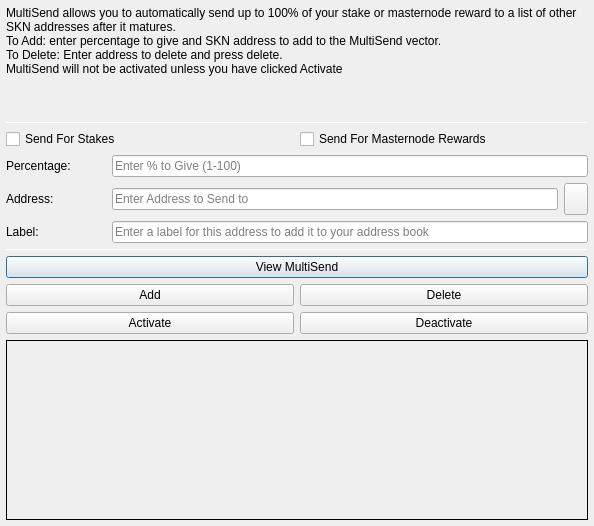
<?xml version="1.0" encoding="UTF-8"?>
<ui version="4.0">
 <class>MultiSendDialog</class>
 <widget class="QDialog" name="MultiSendDialog">
  <property name="windowModality">
   <enum>Qt::NonModal</enum>
  </property>
  <property name="geometry">
   <rect>
    <x>0</x>
    <y>0</y>
    <width>594</width>
    <height>526</height>
   </rect>
  </property>
  <property name="windowTitle">
   <string>MultiSend</string>
  </property>
  <layout class="QVBoxLayout" name="verticalLayout" stretch="0">
   <property name="margin">
    <number>6</number>
   </property>
   <item>
    <layout class="QVBoxLayout" name="verticalLayout_Main" stretch="1,1,1,0,1,1,1">
     <item>
      <widget class="QLabel" name="label_2">
       <property name="lineWidth">
        <number>1</number>
       </property>
       <property name="text">
        <string>MultiSend allows you to automatically send up to 100% of your stake or masternode reward to a list of other SKN addresses after it matures.
To Add: enter percentage to give and SKN address to add to the MultiSend vector.
To Delete: Enter address to delete and press delete.
MultiSend will not be activated unless you have clicked Activate</string>
       </property>
       <property name="alignment">
        <set>Qt::AlignLeading|Qt::AlignLeft|Qt::AlignTop</set>
       </property>
       <property name="wordWrap">
        <bool>true</bool>
       </property>
      </widget>
     </item>
     <item>
      <widget class="Line" name="line">
       <property name="minimumSize">
        <size>
         <width>0</width>
         <height>1</height>
        </size>
       </property>
       <property name="maximumSize">
        <size>
         <width>16777215</width>
         <height>1</height>
        </size>
       </property>
       <property name="orientation">
        <enum>Qt::Horizontal</enum>
       </property>
      </widget>
     </item>
     <item>
      <layout class="QVBoxLayout" name="verticalLayout_Settings">
       <item>
        <layout class="QHBoxLayout" name="horizontalLayout">
         <item>
          <widget class="QCheckBox" name="multiSendStakeCheckBox">
           <property name="text">
            <string>Send For Stakes</string>
           </property>
          </widget>
         </item>
         <item>
          <widget class="QCheckBox" name="multiSendMasternodeCheckBox">
           <property name="text">
            <string>Send For Masternode Rewards</string>
           </property>
          </widget>
         </item>
        </layout>
       </item>
       <item>
        <layout class="QHBoxLayout" name="horizontalLayout_6">
         <item>
          <widget class="QLabel" name="label">
           <property name="minimumSize">
            <size>
             <width>100</width>
             <height>0</height>
            </size>
           </property>
           <property name="toolTip">
            <string>Percentage of stake to send</string>
           </property>
           <property name="text">
            <string>Percentage:</string>
           </property>
          </widget>
         </item>
         <item>
          <widget class="QLineEdit" name="multiSendPercentEdit">
           <property name="toolTip">
            <string>Enter whole numbers 1 - 100</string>
           </property>
           <property name="placeholderText">
            <string>Enter % to Give (1-100)</string>
           </property>
          </widget>
         </item>
        </layout>
       </item>
       <item>
        <layout class="QHBoxLayout" name="horizontalLayout_7">
         <item>
          <widget class="QLabel" name="label_5">
           <property name="minimumSize">
            <size>
             <width>100</width>
             <height>0</height>
            </size>
           </property>
           <property name="toolTip">
            <string>Address to send portion of stake to</string>
           </property>
           <property name="text">
            <string>Address:</string>
           </property>
          </widget>
         </item>
         <item>
          <widget class="QLineEdit" name="multiSendAddressEdit">
           <property name="toolTip">
            <string/>
           </property>
           <property name="placeholderText">
            <string>Enter Address to Send to</string>
           </property>
          </widget>
         </item>
         <item>
          <widget class="QToolButton" name="addressBookButton">
           <property name="maximumSize">
            <size>
             <width>16777215</width>
             <height>32</height>
            </size>
           </property>
           <property name="toolTip">
            <string>Choose an address from the address book</string>
           </property>
           <property name="text">
            <string/>
           </property>
           <property name="icon">
            <iconset resource="../sharkcoin.qrc">
             <normaloff>:/icons/address-book</normaloff>:/icons/address-book</iconset>
           </property>
           <property name="shortcut">
            <string>Alt+A</string>
           </property>
          </widget>
         </item>
        </layout>
       </item>
      </layout>
     </item>
     <item>
      <layout class="QHBoxLayout" name="horizontalLayout_3">
       <item>
        <widget class="QLabel" name="label_3">
         <property name="minimumSize">
          <size>
           <width>100</width>
           <height>0</height>
          </size>
         </property>
         <property name="text">
          <string>Label:</string>
         </property>
        </widget>
       </item>
       <item>
        <widget class="QLineEdit" name="labelAddressLabelEdit">
         <property name="placeholderText">
          <string>Enter a label for this address to add it to your address book</string>
         </property>
        </widget>
       </item>
      </layout>
     </item>
     <item>
      <widget class="Line" name="line_2">
       <property name="minimumSize">
        <size>
         <width>0</width>
         <height>1</height>
        </size>
       </property>
       <property name="maximumSize">
        <size>
         <width>16777215</width>
         <height>1</height>
        </size>
       </property>
       <property name="orientation">
        <enum>Qt::Horizontal</enum>
       </property>
      </widget>
     </item>
     <item>
      <layout class="QVBoxLayout" name="verticalLayout_Buttons">
       <item>
        <layout class="QHBoxLayout" name="horizontalLayout_4">
         <item>
          <widget class="QPushButton" name="viewButton">
           <property name="toolTip">
            <string/>
           </property>
           <property name="statusTip">
            <string>View MultiSend Vector</string>
           </property>
           <property name="text">
            <string>View MultiSend</string>
           </property>
          </widget>
         </item>
        </layout>
       </item>
       <item>
        <layout class="QHBoxLayout" name="horizontalLayout_2">
         <item>
          <widget class="QPushButton" name="addButton">
           <property name="toolTip">
            <string/>
           </property>
           <property name="statusTip">
            <string>Add to MultiSend Vector</string>
           </property>
           <property name="text">
            <string>Add</string>
           </property>
          </widget>
         </item>
         <item>
          <widget class="QPushButton" name="deleteButton">
           <property name="toolTip">
            <string/>
           </property>
           <property name="statusTip">
            <string>Delete Address From MultiSend Vector</string>
           </property>
           <property name="text">
            <string>Delete</string>
           </property>
          </widget>
         </item>
        </layout>
       </item>
       <item>
        <layout class="QHBoxLayout" name="horizontalLayout_5">
         <item>
          <widget class="QPushButton" name="activateButton">
           <property name="statusTip">
            <string>Activate MultiSend</string>
           </property>
           <property name="text">
            <string>Activate</string>
           </property>
          </widget>
         </item>
         <item>
          <widget class="QPushButton" name="disableButton">
           <property name="statusTip">
            <string>Deactivate MultiSend</string>
           </property>
           <property name="text">
            <string>Deactivate</string>
           </property>
          </widget>
         </item>
        </layout>
       </item>
      </layout>
     </item>
     <item>
      <widget class="QLabel" name="message">
       <property name="minimumSize">
        <size>
         <width>0</width>
         <height>180</height>
        </size>
       </property>
       <property name="frameShape">
        <enum>QFrame::Panel</enum>
       </property>
       <property name="frameShadow">
        <enum>QFrame::Plain</enum>
       </property>
       <property name="lineWidth">
        <number>1</number>
       </property>
       <property name="midLineWidth">
        <number>1</number>
       </property>
       <property name="text">
        <string/>
       </property>
       <property name="alignment">
        <set>Qt::AlignLeading|Qt::AlignLeft|Qt::AlignTop</set>
       </property>
       <property name="wordWrap">
        <bool>true</bool>
       </property>
      </widget>
     </item>
    </layout>
   </item>
  </layout>
 </widget>
 <resources>
  <include location="../sharkcoin.qrc"/>
 </resources>
 <connections/>
</ui>
